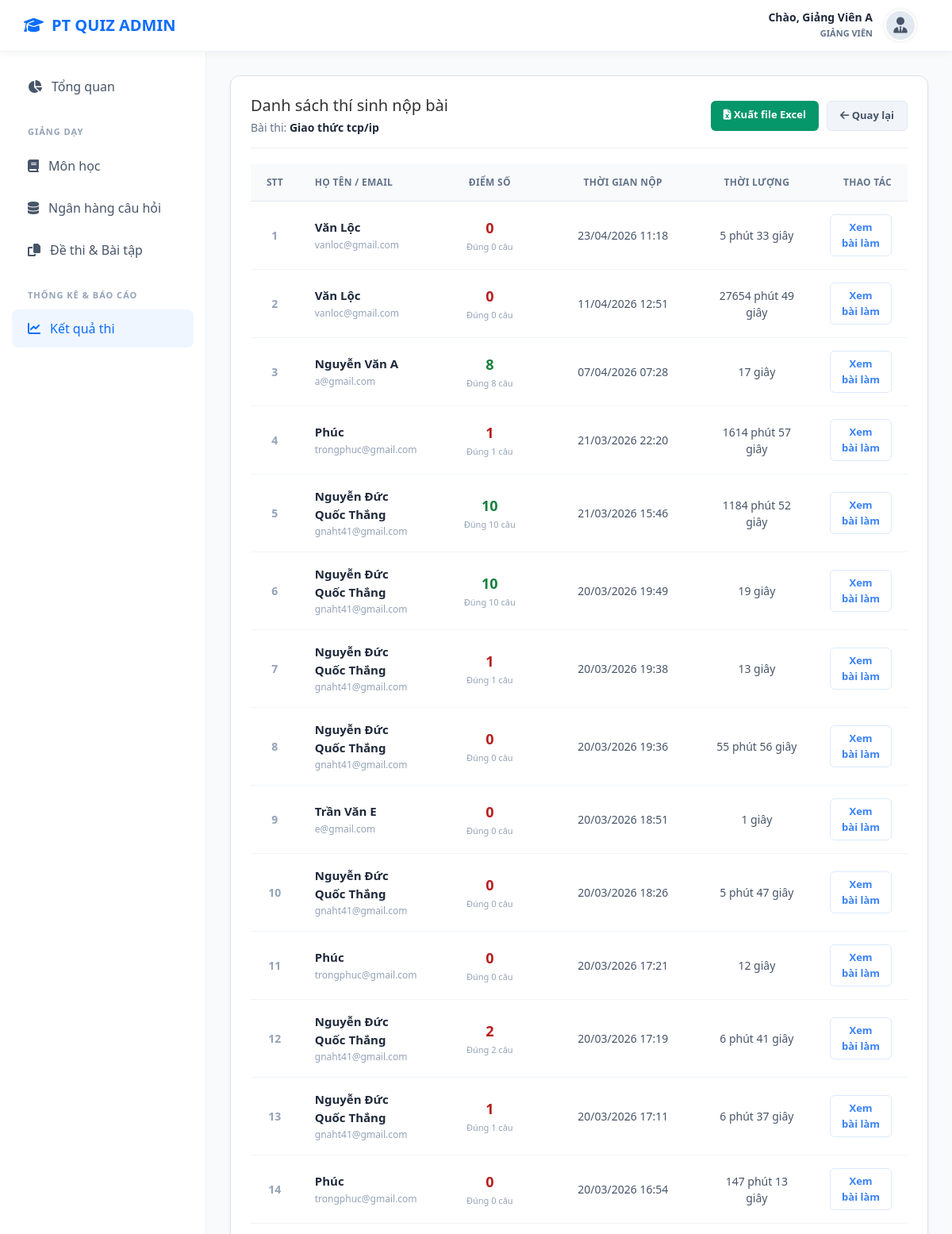
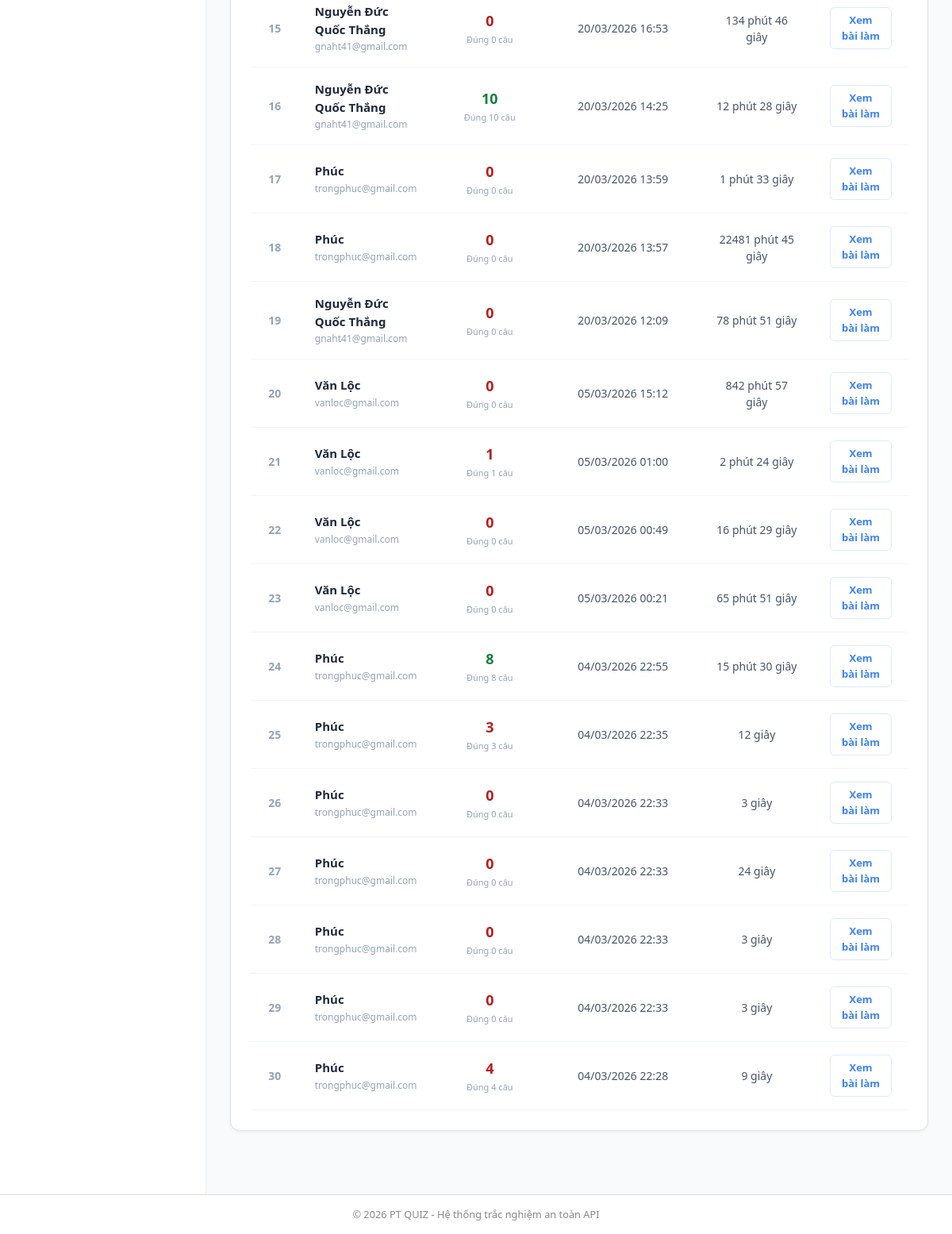
The app's page /index.php?act=ketqua-thi&id_baithi=38 (signed in) with its own data (2 pictures, top to bottom).
### tables this page shows
CREATE TABLE `baithi` (
  `id_baithi` int(11) NOT NULL,
  `id_monhoc` int(11) DEFAULT NULL,
  `ten_baithi` varchar(255) DEFAULT NULL,
  `mieuta` text DEFAULT NULL,
  `tongcauhoi` int(11) DEFAULT NULL,
  `thoigianlam` int(11) DEFAULT NULL,
  `thoigianbatdau` datetime DEFAULT NULL,
  `thoigianketthuc` datetime DEFAULT NULL,
  `trangthai` varchar(50) DEFAULT NULL,
  `xao_tron` tinyint(1) NOT NULL DEFAULT 0,
  `hien_dapan` tinyint(1) DEFAULT 0,
  `ngaytao` datetime DEFAULT NULL
);

CREATE TABLE `lanthi` (
  `id_lanthi` int(11) NOT NULL,
  `id_nguoidung` int(11) DEFAULT NULL,
  `id_baithi` int(11) DEFAULT NULL,
  `thoigianbatdau` datetime DEFAULT NULL,
  `thoigiannop` datetime DEFAULT NULL,
  `diem` float DEFAULT NULL,
  `thoigianconlai` int(11) DEFAULT NULL,
  `cautraloi_tam` text DEFAULT NULL,
  `trangthai` varchar(50) DEFAULT NULL,
  `socaudung` int(11) DEFAULT NULL,
  `tongdiem_toida` float DEFAULT NULL
);

CREATE TABLE `nguoidung` (
  `id_nguoidung` int(11) NOT NULL,
  `email` varchar(100) DEFAULT NULL,
  `matkhau` varchar(255) DEFAULT NULL,
  `reset_token` varchar(64) DEFAULT NULL,
  `reset_token_expire` datetime DEFAULT NULL,
  `ten` varchar(100) DEFAULT NULL,
  `vaitro` varchar(50) DEFAULT NULL,
  `trangthai` varchar(50) DEFAULT NULL,
  `ngaytao` datetime DEFAULT NULL
);

### controller/giangvien/ketqua.controller.php (called while the page is built, shortened)
<?php
require_once __DIR__ . "/../../model/giangvien/ketqua.model.php";
function ketqua_index() {
    $id_giangvien = $_SESSION['user']['id_nguoidung'] ?? 0;
    if (isset($_GET['id_baithi'])) {
        $id_baithi = (int)$_GET['id_baithi'];
        $submissions = get_exam_submissions($id_baithi);
        $conn = Database::connect();
        $stmt = $conn->prepare("SELECT ten_baithi FROM baithi WHERE id_baithi = ?");
        $stmt->bind_param("i", $id_baithi);
        $stmt->execute();
        $baithi = $stmt->get_result()->fetch_assoc();
        return [
            'id_baithi' => $id_baithi,
            'title' => "Kết quả: " . ($baithi['ten_baithi'] ?? '---'),
            'view' => "views/giangvien/ketqua/submissions.php",
            'data' => $submissions,
            'baithi' => $baithi
        ];
    }
    $list_baithi = get_exam_results_summary($id_giangvien);
    return [
        'title' => "Kết quả thi",
        'view' => "views/giangvien/ketqua/list.php",
        'data' => $list_baithi
    ];
}

### model/giangvien/ketqua.model.php (called while the page is built, shortened)
<?php
function get_exam_submissions($id_baithi) {
    $conn = Database::connect();
    $sql = "SELECT
                l.id_lanthi,
                l.id_nguoidung,
                n.ten as ten_thisinh,
                n.email as email_thisinh,
                l.diem,
                l.socaudung,
                l.thoigianbatdau,
                l.thoigiannop,
                TIMESTAMPDIFF(SECOND, l.thoigianbatdau, l.thoigiannop) as thoi_gian_lam_giay
            FROM lanthi l
            JOIN nguoidung n ON l.id_nguoidung = n.id_nguoidung
            WHERE l.id_baithi = ? AND l.trangthai = 'done'
            ORDER BY l.thoigiannop DESC";
    $stmt = $conn->prepare($sql);
    $stmt->bind_param("i", $id_baithi);
    $stmt->execute();
    $result = $stmt->get_result();
    $data = $result->fetch_all(MYSQLI_ASSOC);
    return $data;
}

### views/giangvien/ketqua/submissions.php (the view)
<div class="card" style="background: white; padding: 25px; border-radius: 12px; border: 1px solid #dee2e6; box-shadow: 0 2px 4px rgba(0,0,0,0.05);">
    <div style="display: flex; justify-content: space-between; align-items: center; margin-bottom: 20px; padding-bottom: 15px; border-bottom: 1px solid #eee;">
        <div>
            <h2 style="margin: 0; color: #333; font-size: 20px;">Danh sách thí sinh nộp bài</h2>
            <div style="margin-top: 5px; color: #64748b; font-size: 14px;">
                Bài thi: <strong style="color: #1e293b;"><?= htmlspecialchars($baithi['ten_baithi'] ?? '---') ?></strong>
            </div>
        </div>
        <div style="display:flex; gap:10px;">
            <a href="api/ketqua/export-excel?id_baithi=<?= $id_baithi ?>"
               style="background:#059669; color:white; padding:8px 16px; border-radius:6px; text-decoration:none; font-size:13px; font-weight:600; border:none;">
               <i class="fas fa-file-excel"></i> Xuất file Excel
            </a>
            <a href="index.php?act=ketqua-thi"
               style="background:#f1f5f9; color:#475569; padding:8px 16px; border-radius:6px; text-decoration:none; font-size:13px; font-weight:600; border:1px solid #e2e8f0;">
               <i class="fas fa-arrow-left"></i> Quay lại
            </a>
        </div>
    </div>
    <table style="width: 100%; border-collapse: collapse;">
        <thead>
            <tr style="background: #f8fafc; border-bottom: 1px solid #e2e8f0;">
                <th style="padding: 14px 20px; text-align: center; color:#64748b; font-size:12px; font-weight:600; text-transform:uppercase; width:60px;">STT</th>
                <th style="padding: 14px 20px; text-align: left; color:#64748b; font-size:12px; font-weight:600; text-transform:uppercase; letter-spacing:0.025em;">Họ tên / Email</th>
                <th style="padding: 14px 20px; text-align: center; color:#64748b; font-size:12px; font-weight:600; text-transform:uppercase; letter-spacing:0.025em; width:150px;">Điểm số</th>
                <th style="padding: 14px 20px; text-align: center; color:#64748b; font-size:12px; font-weight:600; text-transform:uppercase; letter-spacing:0.025em; width:200px;">Thời gian nộp</th>
                <th style="padding: 14px 20px; text-align: center; color:#64748b; font-size:12px; font-weight:600; text-transform:uppercase; letter-spacing:0.025em; width:150px;">Thời lượng</th>
                <th style="padding: 14px 20px; text-align: right; color:#64748b; font-size:12px; font-weight:600; text-transform:uppercase; letter-spacing:0.025em; width:120px;">Thao tác</th>
            </tr>
        </thead>
        <tbody>
            <?php if (empty($data)): ?>
                <tr>
                    <td colspan="6" style="text-align:center; padding:40px; color:#94a3b8;">Chưa có thí sinh nào nộp bài thi này.</td>
                </tr>
            <?php else: ?>
                <?php foreach ($data as $index => $sub): ?>
                    <tr style="border-bottom:1px solid #f1f5f9; cursor:pointer;"
                        onclick="window.location.href='index.php?act=ketqua-thi&id_lanthi=<?= $sub['id_lanthi'] ?>'"
                        onmouseover="this.style.background='#f8fafc'" onmouseout="this.style.background='white'">
                        <td style="padding:16px 20px; text-align:center; color:#94a3b8; font-size:14px; font-weight:600;"><?= $index + 1 ?></td>
                        <td style="padding:16px 20px;">
                            <div style="font-weight:700; color:#1e293b; font-size:15px;"><?= htmlspecialchars($sub['ten_thisinh']) ?></div>
                            <div style="font-size:12px; color:#94a3b8; margin-top:2px;"><?= htmlspecialchars($sub['email_thisinh']) ?></div>
                        </td>
                        <td style="padding:16px 20px; text-align:center;">
                            <?php
                                $color = '#1e293b';
                                if ($sub['diem'] >= 8) $color = '#15803d';
                                elseif ($sub['diem'] >= 5) $color = '#1d4ed8';
                                else $color = '#b91c1c';
                            ?>
                            <div style="font-size:18px; font-weight:800; color:<?= $color ?>;"><?= $sub['diem'] ?></div>
                            <div style="font-size:11px; color:#94a3b8; margin-top:2px;">Đúng <?= $sub['socaudung'] ?> câu</div>
                        </td>
                        <td style="padding:16px 20px; text-align:center; color:#475569; font-size:14px;">
                            <?= date('d/m/Y H:i', strtotime($sub['thoigiannop'])) ?>
                        </td>
                        <td style="padding:16px 20px; text-align:center; color:#475569; font-size:14px;">
                            <?php
                                $s = $sub['thoi_gian_lam_giay'];
                                if ($s < 60) echo $s . " giây";
                                else echo floor($s / 60) . " phút " . ($s % 60) . " giây";
                            ?>
                        </td>
                        <td style="padding:16px 20px; text-align:right;">
                            <button style="background:#fff; color:#3b82f6; border:1px solid #dbeafe; padding:6px 12px; border-radius:6px; cursor:pointer; font-size:13px; font-weight:600;">Xem bài làm</button>
                        </td>
                    </tr>
                <?php endforeach; ?>
            <?php endif; ?>
        </tbody>
    </table>
</div>

### views/layouts/header.php (style rules this page uses)
:root { --primary-blue: #0d6efd; --dark-text: #212529; --light-bg: #f8fafc; --sidebar-bg: #ffffff; }
body { margin: 0; font-family: 'Segoe UI', sans-serif; background: var(--light-bg); }

### records on screen
baithi: ten_baithi "Giao thức tcp/ip"
lanthi: id_nguoidung.ten "Văn Lộc", id_nguoidung.email "vanloc@gmail.com", diem "0", socaudung "0", thoigiannop "23/04/2026 11:18", s "5", s "33"
lanthi: id_nguoidung.ten "Văn Lộc", id_nguoidung.email "vanloc@gmail.com", diem "0", socaudung "0", thoigiannop "11/04/2026 12:51", s "27654", s "49"
lanthi: id_nguoidung.ten "Nguyễn Văn A", id_nguoidung.email "a@gmail.com", diem "8", socaudung "8", thoigiannop "07/04/2026 07:28", s "17"
lanthi: id_nguoidung.ten "Phúc", id_nguoidung.email "trongphuc@gmail.com", diem "1", socaudung "1", thoigiannop "21/03/2026 22:20", s "1614", s "57"
lanthi: id_nguoidung.ten "Nguyễn Đức Quốc Thắng", id_nguoidung.email "gnaht41@gmail.com", diem "10", socaudung "10", thoigiannop "21/03/2026 15:46", s "1184", s "52"
lanthi: id_nguoidung.ten "Nguyễn Đức Quốc Thắng", id_nguoidung.email "gnaht41@gmail.com", diem "10", socaudung "10", thoigiannop "20/03/2026 19:49", s "19"
lanthi: id_nguoidung.ten "Nguyễn Đức Quốc Thắng", id_nguoidung.email "gnaht41@gmail.com", diem "1", socaudung "1", thoigiannop "20/03/2026 19:38", s "13"
lanthi: id_nguoidung.ten "Nguyễn Đức Quốc Thắng", id_nguoidung.email "gnaht41@gmail.com", diem "0", socaudung "0", thoigiannop "20/03/2026 19:36", s "55", s "56"
lanthi: id_nguoidung.ten "Trần Văn E", id_nguoidung.email "e@gmail.com", diem "0", socaudung "0", thoigiannop "20/03/2026 18:51", s "1"
lanthi: id_nguoidung.ten "Nguyễn Đức Quốc Thắng", id_nguoidung.email "gnaht41@gmail.com", diem "0", socaudung "0", thoigiannop "20/03/2026 18:26", s "5", s "47"
lanthi: id_nguoidung.ten "Phúc", id_nguoidung.email "trongphuc@gmail.com", diem "0", socaudung "0", thoigiannop "20/03/2026 17:21", s "12"
lanthi: id_nguoidung.ten "Nguyễn Đức Quốc Thắng", id_nguoidung.email "gnaht41@gmail.com", diem "2", socaudung "2", thoigiannop "20/03/2026 17:19", s "6", s "41"
lanthi: id_nguoidung.ten "Nguyễn Đức Quốc Thắng", id_nguoidung.email "gnaht41@gmail.com", diem "1", socaudung "1", thoigiannop "20/03/2026 17:11", s "6", s "37"
lanthi: id_nguoidung.ten "Phúc", id_nguoidung.email "trongphuc@gmail.com", diem "0", socaudung "0", thoigiannop "20/03/2026 16:54", s "147", s "13"
lanthi: id_nguoidung.ten "Nguyễn Đức Quốc Thắng", id_nguoidung.email "gnaht41@gmail.com", diem "0", socaudung "0", thoigiannop "20/03/2026 16:53", s "134", s "46"
lanthi: id_nguoidung.ten "Nguyễn Đức Quốc Thắng", id_nguoidung.email "gnaht41@gmail.com", diem "10", socaudung "10", thoigiannop "20/03/2026 14:25", s "12", s "28"
lanthi: id_nguoidung.ten "Phúc", id_nguoidung.email "trongphuc@gmail.com", diem "0", socaudung "0", thoigiannop "20/03/2026 13:59", s "1", s "33"
lanthi: id_nguoidung.ten "Phúc", id_nguoidung.email "trongphuc@gmail.com", diem "0", socaudung "0", thoigiannop "20/03/2026 13:57", s "22481", s "45"
lanthi: id_nguoidung.ten "Nguyễn Đức Quốc Thắng", id_nguoidung.email "gnaht41@gmail.com", diem "0", socaudung "0", thoigiannop "20/03/2026 12:09", s "78", s "51"
lanthi: id_nguoidung.ten "Văn Lộc", id_nguoidung.email "vanloc@gmail.com", diem "0", socaudung "0", thoigiannop "05/03/2026 15:12", s "842", s "57"
lanthi: id_nguoidung.ten "Văn Lộc", id_nguoidung.email "vanloc@gmail.com", diem "1", socaudung "1", thoigiannop "05/03/2026 01:00", s "2", s "24"
lanthi: id_nguoidung.ten "Văn Lộc", id_nguoidung.email "vanloc@gmail.com", diem "0", socaudung "0", thoigiannop "05/03/2026 00:49", s "16", s "29"
lanthi: id_nguoidung.ten "Văn Lộc", id_nguoidung.email "vanloc@gmail.com", diem "0", socaudung "0", thoigiannop "05/03/2026 00:21", s "65", s "51"
lanthi: id_nguoidung.ten "Phúc", id_nguoidung.email "trongphuc@gmail.com", diem "8", socaudung "8", thoigiannop "04/03/2026 22:55", s "15", s "30"
lanthi: id_nguoidung.ten "Phúc", id_nguoidung.email "trongphuc@gmail.com", diem "3", socaudung "3", thoigiannop "04/03/2026 22:35", s "12"
lanthi: id_nguoidung.ten "Phúc", id_nguoidung.email "trongphuc@gmail.com", diem "0", socaudung "0", thoigiannop "04/03/2026 22:33", s "3"
lanthi: id_nguoidung.ten "Phúc", id_nguoidung.email "trongphuc@gmail.com", diem "0", socaudung "0", thoigiannop "04/03/2026 22:33", s "24"
lanthi: id_nguoidung.ten "Phúc", id_nguoidung.email "trongphuc@gmail.com", diem "0", socaudung "0", thoigiannop "04/03/2026 22:33", s "3"
lanthi: id_nguoidung.ten "Phúc", id_nguoidung.email "trongphuc@gmail.com", diem "0", socaudung "0", thoigiannop "04/03/2026 22:33", s "3"
lanthi: id_nguoidung.ten "Phúc", id_nguoidung.email "trongphuc@gmail.com", diem "4", socaudung "4", thoigiannop "04/03/2026 22:28", s "9"

### other values on screen
$_SESSION['user']['ten'] "Giảng Viên A"
